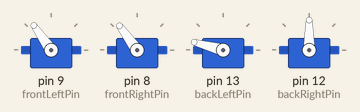
Bench run of a sketch on a simulated Arduino Uno, built with avr-gcc and run on an emulated ATmega328P. Shown: 4 × servo.

Above: at 1.05 s.
At 1.6 s:
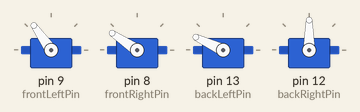
At 1.7 s:
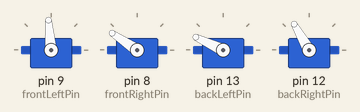
At 2.2 s:
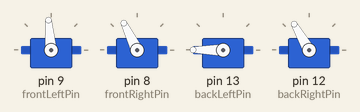
Timing chart, 0 to 4.0 s (numbered marks = the images above):
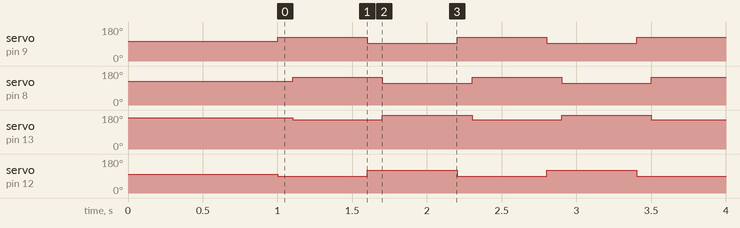

The sketch:

movimentoCachorro.ino
```cpp
#include <Servo.h>

// Cria os objetos servo para cada perna
Servo frontLeftLeg;
Servo frontRightLeg;
Servo backLeftLeg;
Servo backRightLeg;

// Define as conexões dos pinos
const int frontRightPin = 8;
const int frontLeftPin = 9; //
const int backLeftPin = 13;
const int backRightPin = 12; //

// --- CALIBRAÇÃO (TRIM) ---
// Coloque aqui os números que você encontrar no teste!
const int frontLeftOffset = 15;   // (Ex: -4)
const int frontRightOffset = 36;  // (Ex: 2)
const int backLeftOffset = 75;    // (Ex: 3)
const int backRightOffset = 10;   // (Ex: -1)


// Define os ângulos de movimento
int forwardAngle = 80;   // Perna para a frente
int backwardAngle = 110; // Perna para trás (dando o "passo")
int restAngle = 90;      // Posição de descanso (perpendicular)

// Ângulos invertidos para as pernas direitas (para lógica de espelho)
// Corrigindo os comentários para refletir os ângulos 30/120
int rightForwardAngle = backwardAngle; // Será 120
int rightBackwardAngle = forwardAngle; // Será 30

// --- MELHORIA: Variáveis de tempo ---
int stepTime = 600;     // Tempo total de cada passo (em ms)
int staggerDelay = 100;  // Pequena pausa para dividir o pico de energia

void setup() {
  // Anexa os servos aos pinos (SOMENTE AQUI)
  frontLeftLeg.attach(frontLeftPin);
  frontRightLeg.attach(frontRightPin);
  backLeftLeg.attach(backLeftPin);
  backRightLeg.attach(backRightPin);

  // "Zera" (inicia) todas as pernas em 90° (COM OFFSET APLICADO)
  frontLeftLeg.write(restAngle + frontLeftOffset);
  frontRightLeg.write(restAngle + frontRightOffset);
  backLeftLeg.write(restAngle + backLeftOffset);
  backRightLeg.write(restAngle + backRightOffset);

  delay(1000); // Espera os servos se estabilizarem
}

void loop() {
  // --- PASSO DE TROTE 1 (Escalonado) ---

  // O Par 1 (Frente-Esquerda e Trás-Direita) move-se PARA TRÁS (empurrando)
  backRightLeg.write(rightBackwardAngle + backRightOffset);  // Empurra para trás (30)
  frontLeftLeg.write(backwardAngle + frontLeftOffset); // Empurra para trás (120)
//frontLeftLeg.write(backwardAngle + frontLeftOffset); // Empurra para trás (120)
  // Pequena pausa para dividir o pico de energia
  delay(staggerDelay);

  // O Par 2 (Frente-Direita e Trás-Esquerda) move-se PARA FRENTE (se preparando)
  backLeftLeg.write(forwardAngle + backLeftOffset);   // Prepara para frente (30)
  frontRightLeg.write(rightForwardAngle + frontRightOffset); // Prepara para frente (120)

  // Espera o resto do tempo do passo
  delay(stepTime - staggerDelay);

  // --- PASSO DE TROTE 2 (Escalonado) ---

  // O Par 1 (Frente-Esquerda e Trás-Direita) move-se PARA FRENTE (se preparando)
  backRightLeg.write(rightForwardAngle + backRightOffset);  // Prepara para frente (120)
  frontLeftLeg.write(forwardAngle + frontLeftOffset);   // Prepara para frente (30)
  //frontLeftLeg.write(forwardAngle + frontLeftOffset);   // Prepara para frente (30)

  // Pequena pausa
  delay(staggerDelay);

  // O Par 2 (Frente-Direita e Trás-Esquerda) move-se PARA TRÁS (empurrando)
  backLeftLeg.write(backwardAngle + backLeftOffset); // Empurra para trás (120)
  frontRightLeg.write(rightBackwardAngle + frontRightOffset); // Empurra para trás (30)

  // Espera o resto do tempo do passo
  delay(stepTime - staggerDelay);
}
```

Measured:
- by itself, servo on pin 9 (frontLeftPin): alternates 125° for 0.60 s and 95° for 0.60 s
- by itself, servo on pin 8 (frontRightPin): alternates 146° for 0.60 s and 116° for 0.60 s
- by itself, servo on pin 13 (backLeftPin): alternates 180° for 0.60 s and 155° for 0.60 s
- by itself, servo on pin 12 (backRightPin): alternates 120° for 0.60 s and 90° for 0.60 s
